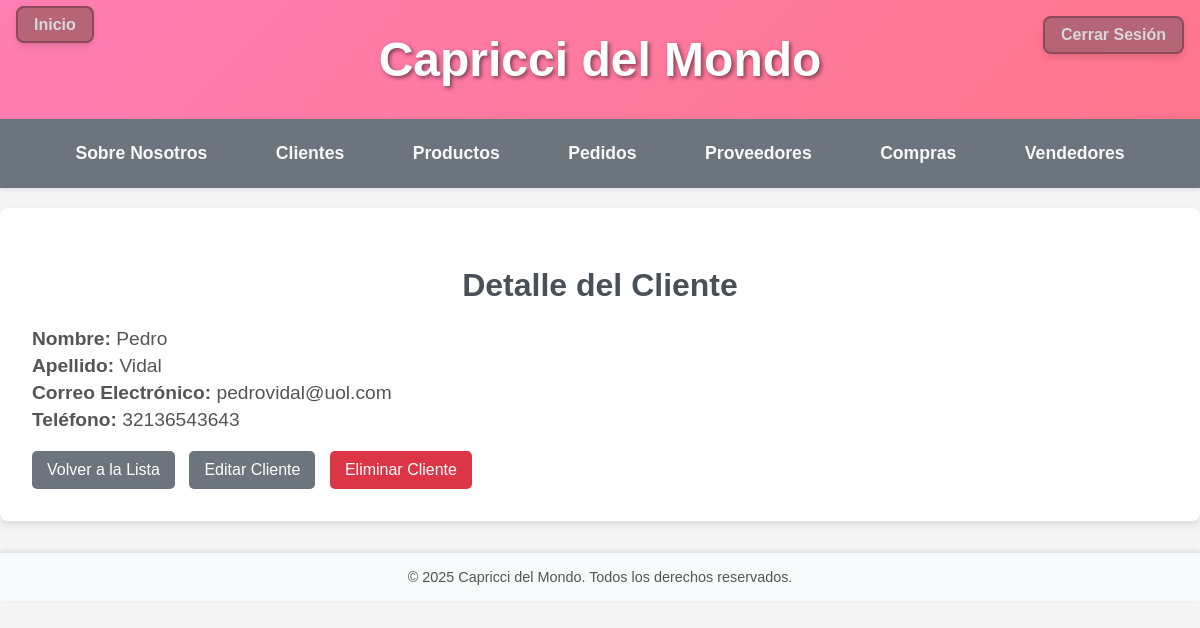
Screenshot of /externo/cbv/cliente/2/ (signed in) with the database file from the repository.
### externo/models.py (models this page shows, shortened)
class Cliente(models.Model):
    nombre = models.CharField(max_length=100)
    apellido = models.CharField(max_length=100)
    email = models.EmailField()
    telefono = models.CharField(max_length=15)
    code = models.CharField(max_length=32, default=generate_code, editable=False, unique=True, db_index=True)

### externo/views.py (the view)
# urls.py: path("externo/cbv/cliente/<int:pk>/", ClienteDetailView.as_view(), name="cbv_detalle_cliente"),
class ClienteDetailView(DetailView):
    model = Cliente
    fields = ["nombre", "apellido", "email", "telefono"]
    template_name = "externo/cbv/cliente-detail.html"

### externo/templates/externo/cbv/cliente-detail.html (shortened to what this page needs)
{% extends 'externo/base.html' %}
{% block contenido %}
<div class="container">
    <h2>Detalle del Cliente</h2>
    <p><strong>Nombre:</strong> {{ cliente.nombre }}</p>
    <p><strong>Apellido:</strong> {{ cliente.apellido }}</p>
    <p><strong>Correo Electrónico:</strong> {{ cliente.email }}</p>
    <p><strong>Teléfono:</strong> {{ cliente.telefono }}</p>
    <div class="acciones">
        <a href="{% url 'cbv_lista_clientes' %}" class="btn">Volver a la Lista</a>
        <a href="{% url 'cbv_actualizar_cliente' cliente.pk %}" class="btn">Editar Cliente</a>
        <a href="{% url 'cbv_eliminar_cliente' cliente.pk %}" class="btn btn-danger">Eliminar Cliente</a>
    </div>
</div>
{% endblock %}

### externo/templates/externo/base.html (style rules this page uses)
body { font-family: 'Poppins', sans-serif; background-color: #f5f5f5; color: #333; margin: 0; padding: 0; }
.container { max-width: 1200px; margin: 2rem auto; padding: 2rem; background-color: #fff; border-radius: 8px; box-shadow: 0 4px 8px rgba(0, 0, 0, 0.1); }
.container h2 { font-size: 2rem; margin-bottom: 1.5rem; color: #495057; text-align: center; }

### externo/templates/externo/cbv/cliente-detail.html (style rules this page uses)
.container { margin-top: 20px; }
h2 { color: #333; font-size: 1.8rem; margin-bottom: 15px; }
p { font-size: 1.2rem; color: #555; margin: 5px 0; }
.acciones { margin-top: 20px; }
.btn { display: inline-block; padding: 10px 15px; margin-right: 10px; background-color: #6c757d; color: #fff; text-decoration: none; border-radius: 5px; font-size: 1rem; }
.btn-danger { background-color: #dc3545; }

### rows the page displays
Cliente: nombre "Pedro", apellido "Vidal", email "pedrovidal@uol.com", telefono "32136543643"
